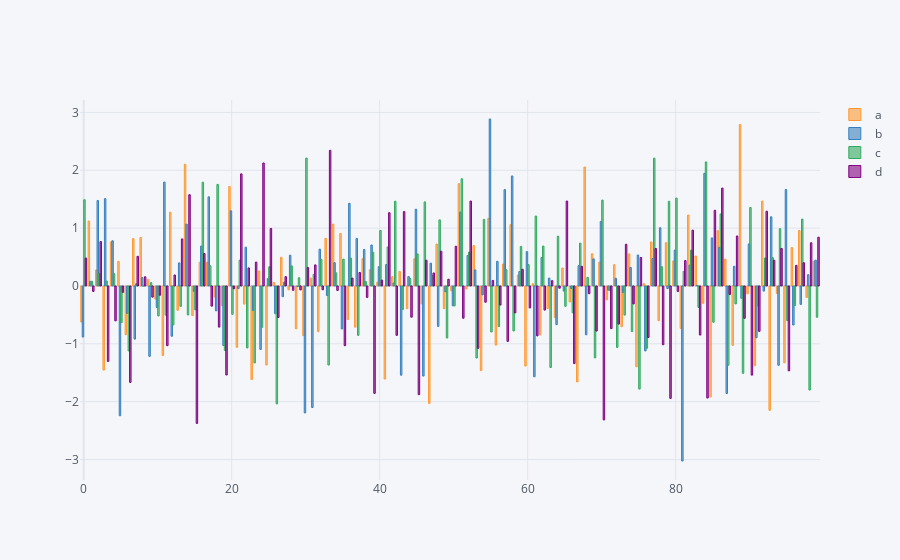

The code cell stored with this chart in its notebook:
### Code cell
dataframe.iplot(kind='bar')
